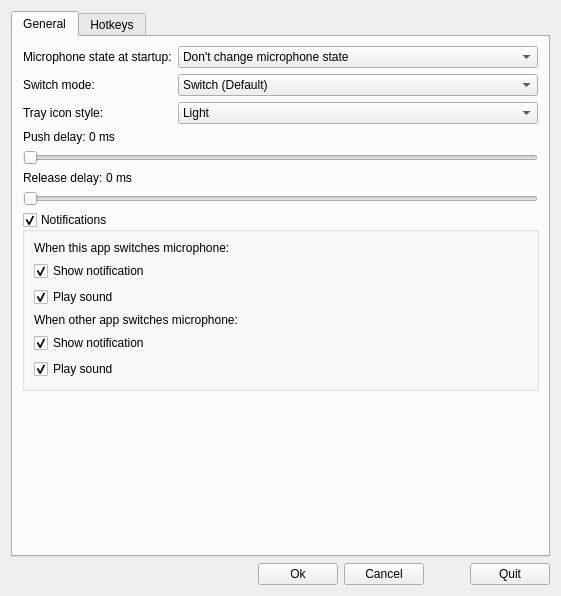
<?xml version="1.0" encoding="UTF-8"?>
<ui version="4.0">
 <class>SettingsDialog</class>
 <widget class="QDialog" name="SettingsDialog">
  <property name="geometry">
   <rect>
    <x>0</x>
    <y>0</y>
    <width>561</width>
    <height>596</height>
   </rect>
  </property>
  <property name="windowTitle">
   <string>Dialog</string>
  </property>
  <layout class="QVBoxLayout" name="verticalLayout_settingsDialog">
   <item>
    <widget class="QTabWidget" name="tabWidget">
     <property name="currentIndex">
      <number>0</number>
     </property>
     <widget class="QWidget" name="tab_general">
      <attribute name="title">
       <string>General</string>
      </attribute>
      <layout class="QVBoxLayout" name="verticalLayout_general">
       <item>
        <layout class="QFormLayout" name="formLayout">
         <property name="leftMargin">
          <number>1</number>
         </property>
         <property name="rightMargin">
          <number>1</number>
         </property>
         <item row="1" column="0">
          <widget class="QLabel" name="label_switchMode">
           <property name="text">
            <string>Switch mode:</string>
           </property>
          </widget>
         </item>
         <item row="1" column="1">
          <widget class="QComboBox" name="comboBox_switchMode">
           <property name="currentIndex">
            <number>0</number>
           </property>
           <item>
            <property name="text">
             <string>Switch (Default)</string>
            </property>
           </item>
           <item>
            <property name="text">
             <string>Push-To-Talk</string>
            </property>
           </item>
           <item>
            <property name="text">
             <string>Push-To-Mute</string>
            </property>
           </item>
          </widget>
         </item>
         <item row="0" column="1">
          <widget class="QComboBox" name="comboBox_setMicOnStartup">
           <property name="currentIndex">
            <number>0</number>
           </property>
           <item>
            <property name="text">
             <string>Don't change microphone state</string>
            </property>
           </item>
           <item>
            <property name="text">
             <string>Set microphone enabled</string>
            </property>
           </item>
           <item>
            <property name="text">
             <string>Set microphone disabled</string>
            </property>
           </item>
          </widget>
         </item>
         <item row="2" column="0">
          <widget class="QLabel" name="label_trayIconStyle">
           <property name="text">
            <string>Tray icon style:</string>
           </property>
          </widget>
         </item>
         <item row="2" column="1">
          <widget class="QComboBox" name="comboBox_trayIconStyle">
           <item>
            <property name="text">
             <string>Light</string>
            </property>
           </item>
           <item>
            <property name="text">
             <string>Dark</string>
            </property>
           </item>
          </widget>
         </item>
         <item row="0" column="0">
          <widget class="QLabel" name="label_setMicOnStartup">
           <property name="text">
            <string>Microphone state at startup:</string>
           </property>
          </widget>
         </item>
        </layout>
       </item>
       <item>
        <layout class="QVBoxLayout" name="verticalLayout_pushDelay">
         <property name="leftMargin">
          <number>1</number>
         </property>
         <property name="rightMargin">
          <number>1</number>
         </property>
         <item>
          <layout class="QHBoxLayout" name="horizontalLayout_pushDelayLabels" stretch="0,0,1">
           <property name="spacing">
            <number>3</number>
           </property>
           <item>
            <widget class="QLabel" name="label_pushDelay">
             <property name="text">
              <string>Push delay:</string>
             </property>
            </widget>
           </item>
           <item>
            <widget class="QLabel" name="label_pushDelayValue">
             <property name="text">
              <string>0</string>
             </property>
            </widget>
           </item>
           <item>
            <widget class="QLabel" name="label_pushDelaySuffix">
             <property name="text">
              <string>ms</string>
             </property>
            </widget>
           </item>
          </layout>
         </item>
         <item>
          <widget class="QSlider" name="horizontalSlider_pushDelay">
           <property name="maximum">
            <number>3000</number>
           </property>
           <property name="orientation">
            <enum>Qt::Horizontal</enum>
           </property>
           <property name="tickPosition">
            <enum>QSlider::NoTicks</enum>
           </property>
          </widget>
         </item>
        </layout>
       </item>
       <item>
        <layout class="QVBoxLayout" name="verticalLayout_releaseDelay">
         <property name="leftMargin">
          <number>1</number>
         </property>
         <property name="rightMargin">
          <number>1</number>
         </property>
         <item>
          <layout class="QHBoxLayout" name="horizontalLayout_releaseDelayLabels" stretch="0,0,1">
           <property name="spacing">
            <number>3</number>
           </property>
           <item>
            <widget class="QLabel" name="label_releaseDelay">
             <property name="text">
              <string>Release delay:</string>
             </property>
            </widget>
           </item>
           <item>
            <widget class="QLabel" name="label_releaseDelayValue">
             <property name="text">
              <string>0</string>
             </property>
            </widget>
           </item>
           <item>
            <widget class="QLabel" name="label_releaseDelaySuffix">
             <property name="text">
              <string>ms</string>
             </property>
            </widget>
           </item>
          </layout>
         </item>
         <item>
          <widget class="QSlider" name="horizontalSlider_releaseDelay">
           <property name="maximum">
            <number>3000</number>
           </property>
           <property name="orientation">
            <enum>Qt::Horizontal</enum>
           </property>
           <property name="tickPosition">
            <enum>QSlider::NoTicks</enum>
           </property>
          </widget>
         </item>
        </layout>
       </item>
       <item>
        <widget class="QGroupBox" name="groupBox_notifications">
         <property name="title">
          <string>Notifications</string>
         </property>
         <property name="checkable">
          <bool>true</bool>
         </property>
         <layout class="QVBoxLayout" name="verticalLayout_6">
          <item>
           <layout class="QVBoxLayout" name="verticalLayout_selfSwitchesNotifications">
            <item>
             <widget class="QLabel" name="label_selfSwitchesNotifications">
              <property name="text">
               <string>When this app switches microphone:</string>
              </property>
             </widget>
            </item>
            <item>
             <widget class="QCheckBox" name="checkBox_selfSwitchesShowNotification">
              <property name="text">
               <string>Show notification</string>
              </property>
              <property name="checked">
               <bool>true</bool>
              </property>
             </widget>
            </item>
            <item>
             <widget class="QCheckBox" name="checkBox_selfSwitchesPlaySound">
              <property name="text">
               <string>Play sound</string>
              </property>
              <property name="checked">
               <bool>true</bool>
              </property>
             </widget>
            </item>
           </layout>
          </item>
          <item>
           <layout class="QVBoxLayout" name="verticalLayout_otherSwitchesNotifications">
            <item>
             <widget class="QLabel" name="label_otherSwitchesNotifications">
              <property name="text">
               <string>When other app switches microphone:</string>
              </property>
             </widget>
            </item>
            <item>
             <widget class="QCheckBox" name="checkBox_otherSwitchesShowNotification">
              <property name="text">
               <string>Show notification</string>
              </property>
              <property name="checked">
               <bool>true</bool>
              </property>
             </widget>
            </item>
            <item>
             <widget class="QCheckBox" name="checkBox_otherSwitchesPlaySound">
              <property name="text">
               <string>Play sound</string>
              </property>
              <property name="checked">
               <bool>true</bool>
              </property>
             </widget>
            </item>
           </layout>
          </item>
         </layout>
        </widget>
       </item>
       <item>
        <spacer name="verticalSpacer">
         <property name="orientation">
          <enum>Qt::Vertical</enum>
         </property>
         <property name="sizeHint" stdset="0">
          <size>
           <width>20</width>
           <height>84</height>
          </size>
         </property>
        </spacer>
       </item>
      </layout>
     </widget>
     <widget class="QWidget" name="tab_hotkeys">
      <attribute name="title">
       <string>Hotkeys</string>
      </attribute>
      <layout class="QVBoxLayout" name="verticalLayout_hotkeys">
       <item>
        <layout class="QHBoxLayout" name="horizontalLayout_hotkeysType">
         <item>
          <widget class="QLabel" name="label_hotkeysType">
           <property name="text">
            <string>Hotkeys type:</string>
           </property>
          </widget>
         </item>
         <item>
          <widget class="QComboBox" name="comboBox_hotkeysType">
           <item>
            <property name="text">
             <string>Switch microphone / Push-To-Talk / Push-To-Mute</string>
            </property>
           </item>
           <item>
            <property name="text">
             <string>Enable microphone</string>
            </property>
           </item>
           <item>
            <property name="text">
             <string>Disable microphone</string>
            </property>
           </item>
          </widget>
         </item>
        </layout>
       </item>
       <item>
        <widget class="QTableView" name="tableView_switchMicHotkeys">
         <property name="dragDropMode">
          <enum>QAbstractItemView::InternalMove</enum>
         </property>
         <property name="alternatingRowColors">
          <bool>true</bool>
         </property>
         <property name="selectionMode">
          <enum>QAbstractItemView::SingleSelection</enum>
         </property>
         <property name="selectionBehavior">
          <enum>QAbstractItemView::SelectRows</enum>
         </property>
         <attribute name="verticalHeaderStretchLastSection">
          <bool>true</bool>
         </attribute>
        </widget>
       </item>
       <item>
        <layout class="QHBoxLayout" name="horizontalLayout_hotkeysButtons">
         <item>
          <spacer name="horizontalSpacer_hotkeysButtonsLeft">
           <property name="orientation">
            <enum>Qt::Horizontal</enum>
           </property>
           <property name="sizeHint" stdset="0">
            <size>
             <width>40</width>
             <height>20</height>
            </size>
           </property>
          </spacer>
         </item>
         <item>
          <widget class="QPushButton" name="pushButton_addHotkey">
           <property name="text">
            <string>Add new hotkey</string>
           </property>
          </widget>
         </item>
         <item>
          <widget class="QPushButton" name="pushButton_removeHotkey">
           <property name="enabled">
            <bool>false</bool>
           </property>
           <property name="text">
            <string>Remove selected hotkey</string>
           </property>
          </widget>
         </item>
         <item>
          <spacer name="horizontalSpacer_hotkeysButtonsRight">
           <property name="orientation">
            <enum>Qt::Horizontal</enum>
           </property>
           <property name="sizeHint" stdset="0">
            <size>
             <width>40</width>
             <height>20</height>
            </size>
           </property>
          </spacer>
         </item>
        </layout>
       </item>
      </layout>
     </widget>
    </widget>
   </item>
   <item>
    <layout class="QHBoxLayout" name="horizontalLayout_dialogButtons">
     <item>
      <spacer name="horizontalSpacer_dialogButtonsLeft">
       <property name="orientation">
        <enum>Qt::Horizontal</enum>
       </property>
       <property name="sizeHint" stdset="0">
        <size>
         <width>40</width>
         <height>20</height>
        </size>
       </property>
      </spacer>
     </item>
     <item>
      <widget class="QPushButton" name="pushButton_ok">
       <property name="text">
        <string>Ok</string>
       </property>
      </widget>
     </item>
     <item>
      <widget class="QPushButton" name="pushButton_cancel">
       <property name="text">
        <string>Cancel</string>
       </property>
      </widget>
     </item>
     <item>
      <spacer name="horizontalSpacer_dialogButtonsRight">
       <property name="orientation">
        <enum>Qt::Horizontal</enum>
       </property>
       <property name="sizeType">
        <enum>QSizePolicy::Fixed</enum>
       </property>
       <property name="sizeHint" stdset="0">
        <size>
         <width>40</width>
         <height>20</height>
        </size>
       </property>
      </spacer>
     </item>
     <item>
      <widget class="QPushButton" name="pushButton_quit">
       <property name="text">
        <string>Quit</string>
       </property>
      </widget>
     </item>
    </layout>
   </item>
  </layout>
 </widget>
 <resources/>
 <connections/>
</ui>
